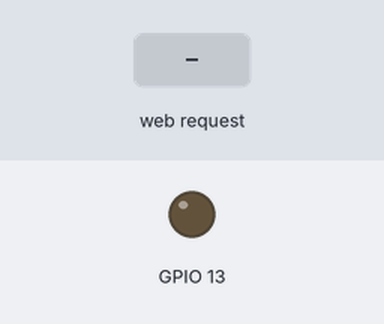
This sketch was run on a simulated ESP32. Shown: output pins drawn as LEDs (lit = HIGH). Inputs (shaded band) come from the test bench. WiFi joins after 1.5 s; servers stay silent unless stated; what the sketch prints to the serial monitor is not drawn.

Above: at 2.7 s.
2.8 s: HTTP request GET /ledDiming?ledval=1 received
At 3.1 s:
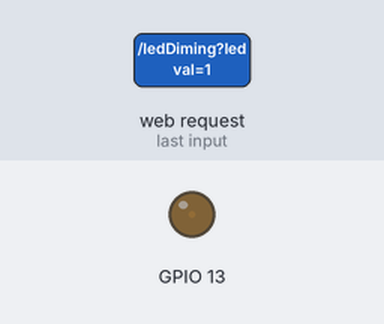
4.3 s: HTTP request GET /ledDiming?ledval=120 received
At 5.4 s:
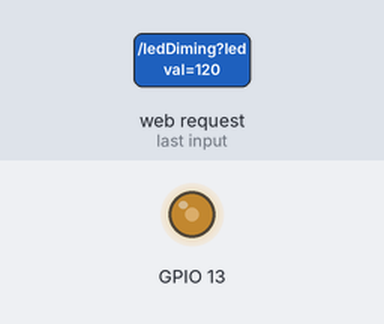
Timing chart, 0 to 7.3 s (numbered marks = the images above; inputs shaded):
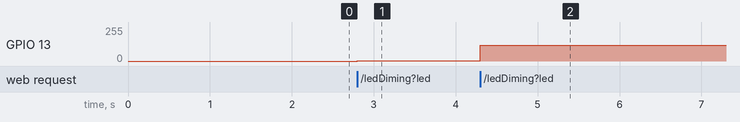

Measured:
- after the input at 2.8 s, GPIO 13: 0/255 → 1/255 at once
- after the input at 4.3 s, GPIO 13: 1/255 → 120/255 at once

The sketch:

wk7.ino
```cpp
#include <WiFi.h>
#include <WiFiClient.h>
#include <WebServer.h>
#include <ESPmDNS.h>

const char* ssid = "IOT_LAB";
const char* password = "password";
WebServer server(80);
 String website ;
void handleNotFound() {
  String message = "File Not Found\n\n";
  message += "URI: ";
  message += server.uri();
  message += "\nMethod: ";
  message += (server.method() == HTTP_GET) ? "GET" : "POST";
  message += "\nArguments: ";
  message += server.args();
  message += "\n";
  for (uint8_t i = 0; i < server.args(); i++) {
    message += " " + server.argName(i) + ": " + server.arg(i) + "\n";
  }
  server.send(404, "text/plain", message);
}
char webSite[1000];
void handleRoot(){
  snprintf(webSite, 1000, "<!DOCTYPE html><html lang=\"en\"><head> <meta charset=\"UTF-8\"> <meta name=\"viewport\" content=\"width=device-width, initial-scale=1.0\"> <title>Diming LED</title> <script src=\"https://code.jquery.com/jquery-3.3.1.js\"></script> <script>$(document).ready(function(){$(\"[type=range]\").change(function(){var ledvalue=$(\"#led\").val(); $(\".ledvalue\").text(ledvalue);});}); </script> <style>body{background-color: lightgoldenrodyellow;}.container{display: flex; flex-direction: column; align-items: center;}.btn{padding: 0.3em 0.5em; font-size: 1.5em;}</style></head><body> <div class=\"container\"> <h1>LED Diming</h1> <h3>LED Light=<span class='ledvalue'>0</span></h3> <form action=\"ledDiming\" method=\"get\" id=\"form1\"> <input type=\"range\" name=\"ledval\" id=\"led\" min=\"0\" max=\"255\"> </form> <br><button type=\"submit\" form=\"form1\" value=\"Submit\" class=\"btn\">Submit</button> </div></body></html>");
  server.send(200,"text/html",webSite);
  }
  void ledDiming(){
    int led_Diming=server.arg("ledval").toInt();
    ledcWrite(0,led_Diming);
    server.send(200,"text/html",webSite);
  }
void setup(void) {
  Serial.begin(115200);
  WiFi.mode(WIFI_STA);
  WiFi.begin(ssid, password);
  Serial.println("");
   ledcSetup(0, 5000, 8);
  ledcAttachPin(13, 0);
  // Wait for connection
  while (WiFi.status() != WL_CONNECTED) {
    delay(500);
    Serial.print(".");
  }
  Serial.println("");
  Serial.print("Connected to ");
  Serial.println(ssid);
  Serial.print("IP address: ");
  Serial.println(WiFi.localIP());

  if (MDNS.begin("esp32")) {
    Serial.println("MDNS responder started");
  }


   server.on("/", handleRoot);


  server.on("/ledDiming",ledDiming);
  server.onNotFound(handleNotFound);
  server.begin();
  Serial.println("HTTP server started");
}
void loop(void) {
  server.handleClient();
}
```
